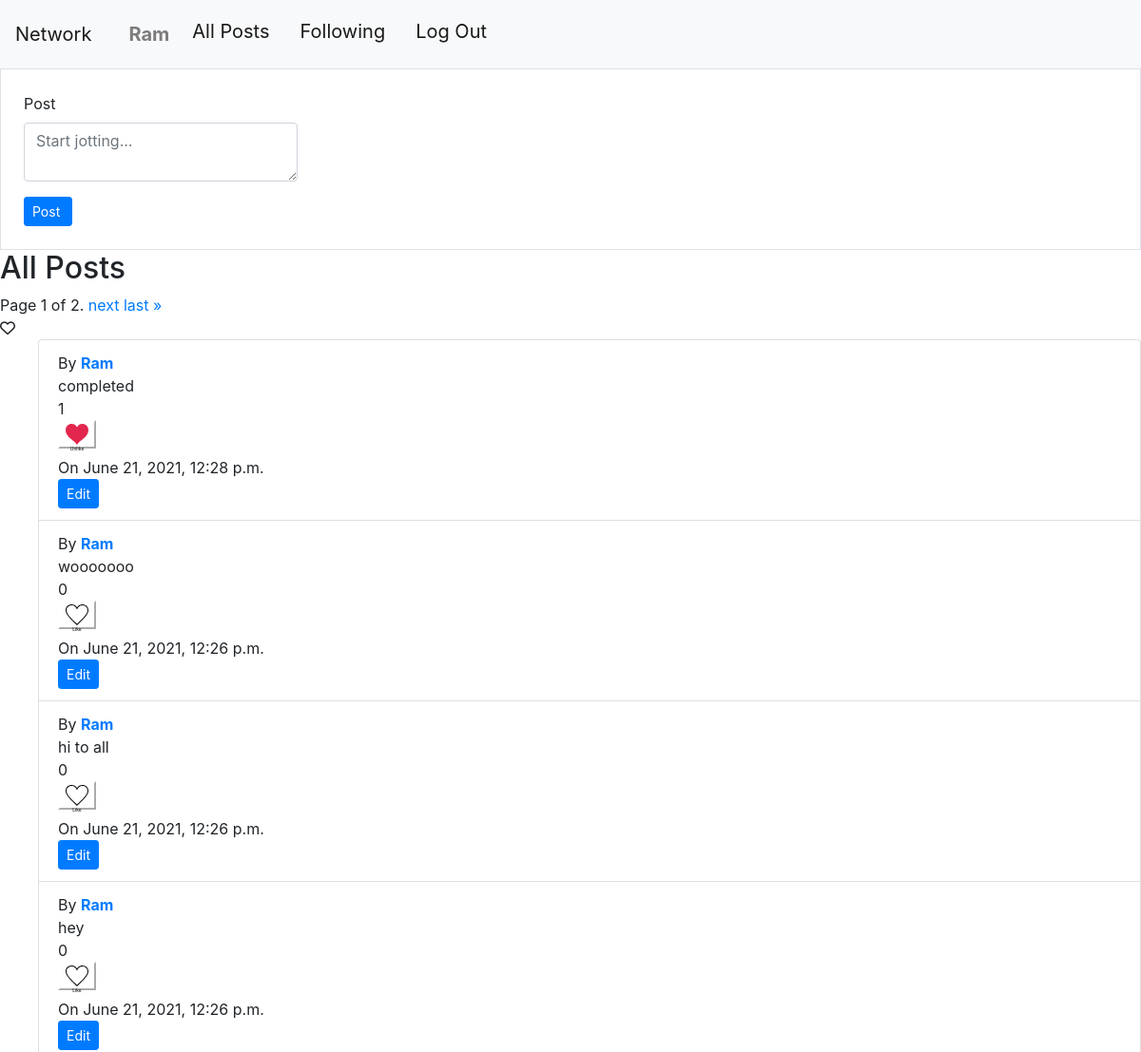
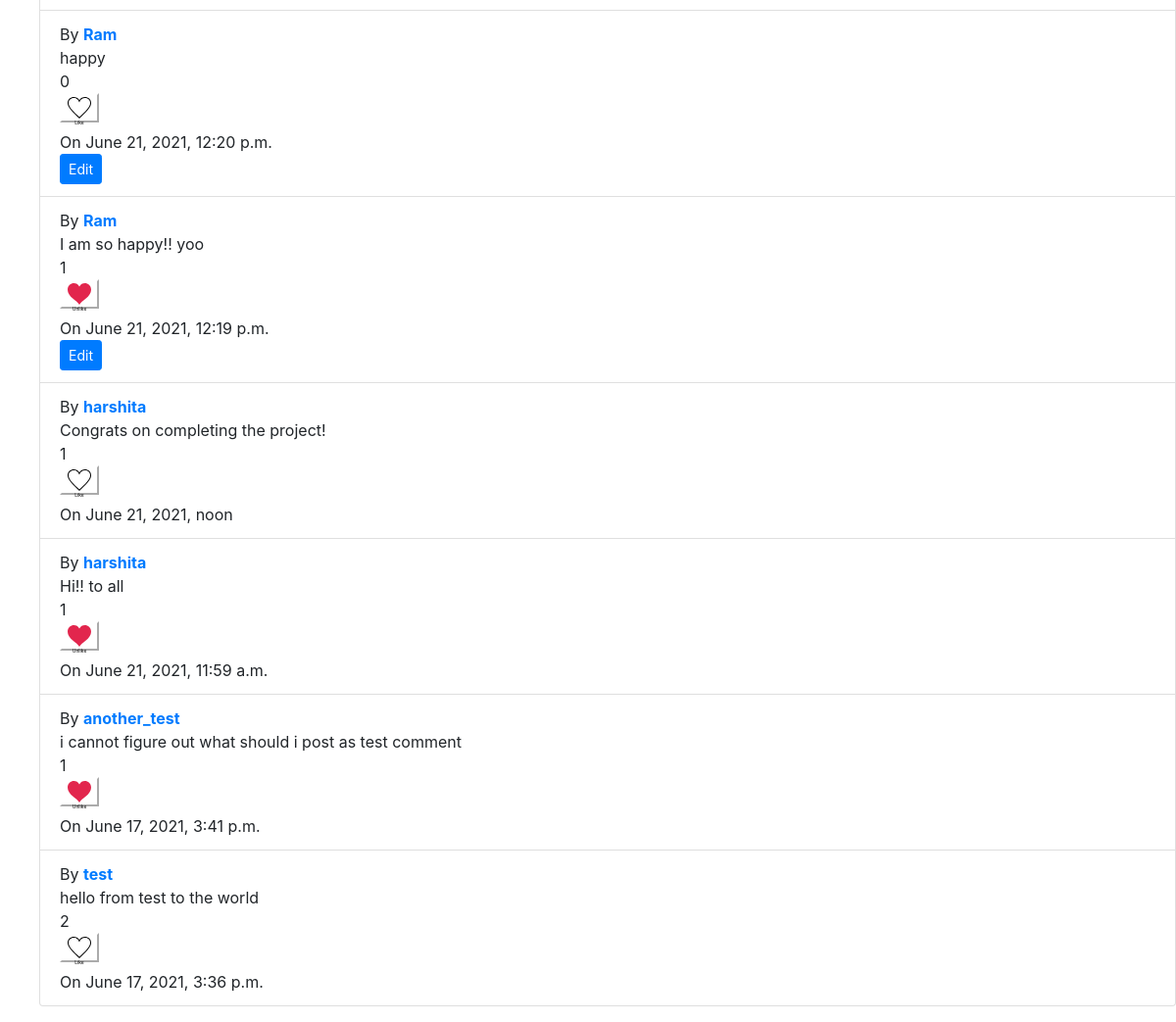
Screenshot of / (signed in) with the database file from the repository (2 pictures, top to bottom).
### network/models.py (models this page shows, shortened)
class User(AbstractUser):
    pass

class Post(models.Model):
    user = models.ForeignKey(User,on_delete = models.CASCADE, related_name = "posts")
    data = models.TextField(null = True)
    time = models.DateTimeField()
    likers = models.ManyToManyField(User, related_name = "liked_posts")

### network/views.py (the view)
# urls.py: path("", views.index, name="index"),
def index(request):
    entries = Post.objects.order_by('pk')
    entries = entries.reverse()
    if request.user.is_authenticated:
        userobj = User.objects.get(pk=request.user.id)
    else:
        userobj = User.objects.get(pk=1)
    paginator = Paginator(entries, 10)
    if request.GET.get("page") != None:
        try:
            entries = paginator.page(request.GET.get("page")).object_list
            page_obj = paginator.get_page(request.GET.get("page"))
        except:
            entries = paginator.page(1).object_list
            page_obj = paginator.get_page(1)
    else:
        entries = paginator.page(1).object_list
        page_obj = paginator.get_page(1)
    ids = entries.values_list('pk',flat = True)
    ids = list(ids)
    ids.sort()
    ids.reverse()
    return render(request, "network/index.html",{
        "entries":list(entries),
        "userobj":userobj,
        "ids":ids,
        "add_info":"all_posts",
        "page_obj":page_obj
    })

### network/templates/network/index.html (shortened to what this page needs)
{% extends "network/layout.html" %}
{% load static %}
{% block body %}
{% if add_info == "all_posts" %}
<div class="border  p-4">
   <form action = "{% url 'create' %}" method="post">
    <div class="form-group w-25">
      <label for="posting">Post</label>
      <textarea type="text"  name ="data" class="form-control"  placeholder="Start jotting..."></textarea>
    </div>
    <input type="submit" value="Post "class="btn btn-primary btn-sm"></button>
</form>
</div>
<h2>All Posts</h2>
<div class="pagination">
  <span class="step-links">
      <span class="current">
          Page {{ page_obj.number }} of {{ page_obj.paginator.num_pages }}.
      </span>
      {% if page_obj.has_next %}
          <a href="?page={{page_obj.next_page_number}}">next</a>
          <a href="?page={{page_obj.paginator.num_pages}}">last &raquo;</a>
      {% endif %}
  </span>
</div>
{% endif %}
<i class="far fa-heart"></i>
    <ul>
    {% for entry in entries %}
        <li class="list-group-item">
            By <a href="{% url 'profile' entry.user.id %}"><strong>{{entry.user}}</strong></a><br>
              <div class="view_one">
                <div class = "para" >{{entry.data}}</div>
                <div id ="{{entry.id}}">
                  {{entry.likers.count}}
                </div>
                {% if userobj in entry.likers.all %}
                <form class= "likeunlike">
                    <div style="display: block;"  class="two" id={{entry.id}}>
                      <button class="unlikebuttonsmall"  type="submit" class="btn btn-outline-danger" btn btn-primary btn-sm>
                        <svg xmlns="http://www.w3.org/2000/svg" width="24" height="24" viewBox="0 0 24 24"><path d="M12 4.419c-2.826-5.695-11.999-4.064-11.999 3.27 0 7.27 9.903 10.938 11.999 15.311 2.096-4.373 12-8.041 12-15.311 0-7.327-9.17-8.972-12-3.27z"/></svg>
                        Unlike
                      </button>
                    </div>
                </form>
              {% else %}
                <form class="likeunlike">
                    <div style="display: block;" class="one" id={{entry.id}}>
                        <button class="likebuttonsmall"  type="submit" class="btn btn-outline-danger" btn btn-primary btn-sm>
                          Like
                        </button>
                    </div>
                </form>
                {% endif %}
                On {{entry.time}}
                <br>
                {% if entry.user.id == request.user.id %}
                  <form class="EDIT">
                    <input type="submit" value="Edit" class="btn btn-primary btn-sm"></button>
                  </form>
                {% endif %}
            </div>
        </li>
    {% endfor %}
  </ul>
{% endblock %}

### network/templates/network/layout.html (shortened to what this page needs)
{% load static %}
<!DOCTYPE html>
<html lang="en">
    <head>
        <link rel="stylesheet" href="https://stackpath.bootstrapcdn.com/bootstrap/4.4.1/css/bootstrap.min.css">
        <link href="{% static 'network/styles.css' %}" rel="stylesheet">
        <link rel="stylesheet" href="path/to/font-awesome/css/font-awesome.min.css">
    </head>
    <body>
        <nav class="navbar navbar-expand-lg navbar-light bg-light">
            <a class="navbar-brand" href="#">Network</a>
            <div class="container-fluid">
              <ul class="navbar-nav me-auto mb-2 mb-lg-0">
                {% if user.is_authenticated %}
                    <li class="navbar-brand">
                        <a class="nav-link" href="{% url 'profile' user.id %}"><strong>{{ user.username }}</strong></a>
                    </li>
                {% endif %}
                <li class="navbar-brand">
                  <a class="navbar-brand" href="{% url 'index' %}">All Posts</a>
                </li>
                {% if user.is_authenticated %}
                    <li class="navbar-brand">
                        <a class="navbar-brand" href="{% url 'following_post' %}">Following</a>
                    </li>
                    <li class="navbar-brand">
                        <a class="navbar-brand" href="{% url 'logout' %}">Log Out</a>
                    </li>
                {% endif %}
              </ul>
            </div>
          </nav>
        <div class="body">
            {% block body %}
            {% endblock %}
        </div>
    </body>
</html>

### network/static/network/styles.css (style rules this page uses)
.likebuttonsmall { font-size: 5px; width: min-content; height: 30px; border-color: white; background-color:white; border-color: white; text-decoration-color: #aab8c2; }
.unlikebuttonsmall { font-size: 5px; width: min-content; height: 30px; fill: #e2264d; text-decoration-color: #aab8c2; flood-color: red; background-color:white; border-color: white; }

### rows the page displays
User: username "Ram"
Post: user "Ram", data "completed", likers.count "1", time "June 21, 2021, 12:28 p.m."
Post: user "Ram", data "wooooooo", likers.count "0", time "June 21, 2021, 12:26 p.m."
Post: user "Ram", data "hi to all", likers.count "0", time "June 21, 2021, 12:26 p.m."
Post: user "Ram", data "hey", likers.count "0", time "June 21, 2021, 12:26 p.m."
Post: user "Ram", data "happy", likers.count "0", time "June 21, 2021, 12:20 p.m."
Post: user "Ram", data "I am so happy!! yoo", likers.count "1", time "June 21, 2021, 12:19 p.m."
Post: user "harshita", data "Congrats on completing the project!", likers.count "1", time "June 21, 2021, noon"
Post: user "harshita", data "Hi!! to all", likers.count "1", time "June 21, 2021, 11:59 a.m."
Post: user "another_test", data "i cannot figure out what should i post as test comment", likers.count "1", time "June 17, 2021, 3:41 p.m."
Post: user "test", data "hello from test to the world", likers.count "2", time "June 17, 2021, 3:36 p.m."

### other values shown
{{ page_obj.number }} "1"
{{ page_obj.paginator.num_pages }} "2"
